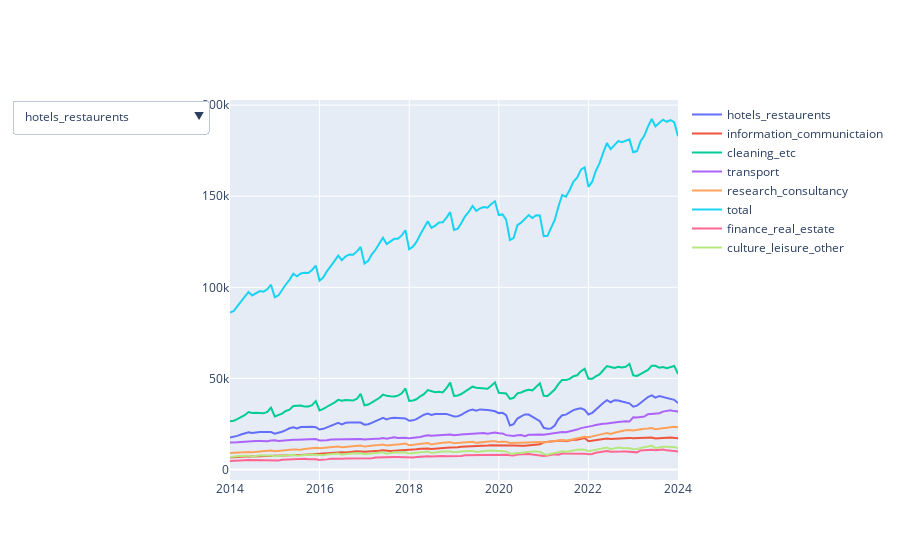

The notebook cell this image was saved under:
### Markdown cell above
**2) Interactive plot of development of amount of international employees for all sub-industries in the service sector**

As seen above, the trend of labor shortage for both the manufacturing and construction is going downwards, while the service sector is starting to go slightly upwards again. We therefor focus our energy on the service industry going forward.

Below is an interactive graph displaying the amount of international workers for the service sector as a total and for all seven sub-industries; finance, insurance, and real estate, hotels and restaurents, information and communication, cleaning and other operational services, transport, research and consultancy, and culture, leisure, and other services.

### Code cell
import plotly.graph_objects as graph
from plotly.subplots import make_subplots

# Create a Plotly figure with a dropdown menu
fig = make_subplots(rows=1, cols=1, shared_xaxes=True)

# Add traces for each variable
for column in int_labor.columns:
    fig.add_trace(graph.Scatter(x=int_labor.index, y=int_labor[column], mode='lines', name=column))

# Update layout to include a dropdown menu
buttons = []
for column in int_labor.columns:
    buttons.append(dict(method='restyle',
                        label=column,
                        visible=True,
                        args=[{'y': [int_labor[column]]}],
                        args2=[{'yaxis.type': 'log'}]))

fig.update_layout(updatemenus=[{'buttons': buttons, 'direction': 'down', 'showactive': True}])

# Show the figure
fig.show()

print('Ann.: ')
